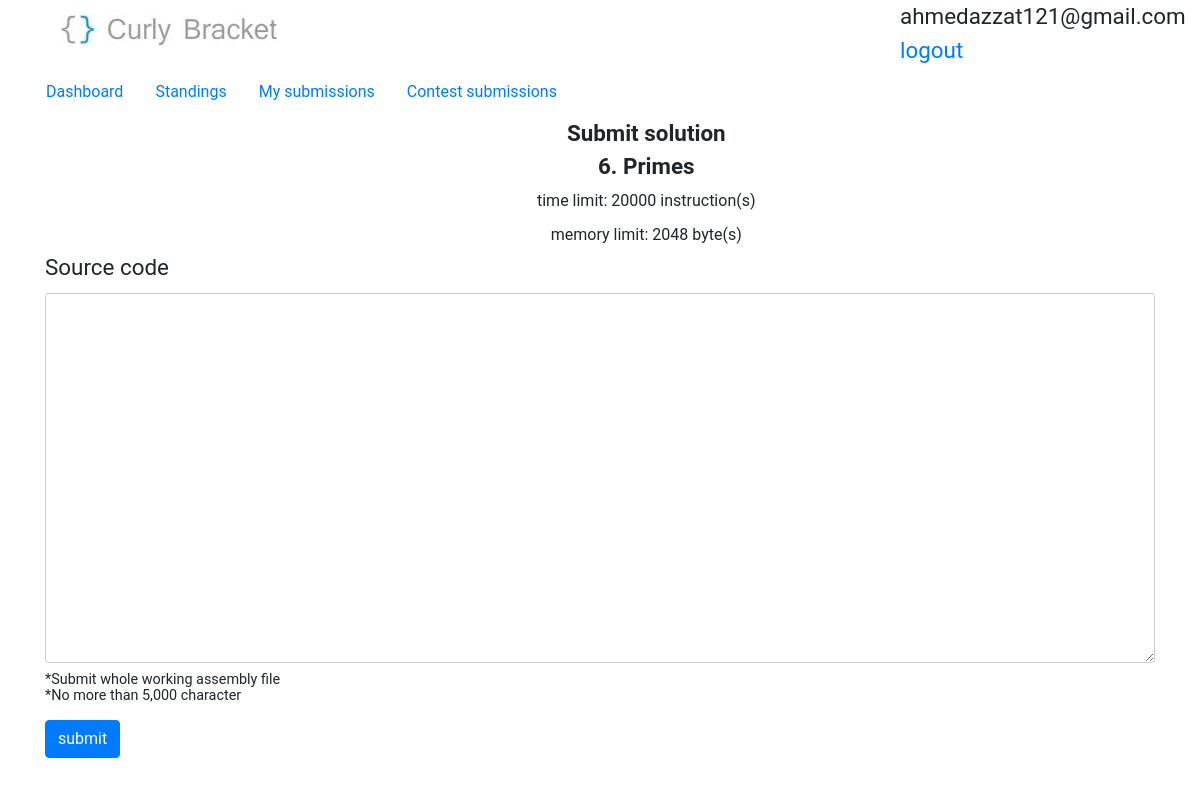
The app's page /contest/3/problem/6/submit (signed in) with its own data.
### BracketsOJ/models.py (models this page shows, shortened)
class problem(models.Model):
    title = models.CharField(max_length=50)
    time_limit = models.IntegerField(default=100)
    memory_limit = models.IntegerField(default=64)
    statement = models.CharField(max_length=1500)
    input_section = models.CharField(max_length=500)
    output_section = models.CharField(max_length=500)
    samples = models.IntegerField(default=1)
    notes = models.CharField(max_length=200, blank=True, null=True)
    added = models.DateField(auto_now_add=True, blank=True)
    contest = models.ForeignKey(contest, on_delete=models.SET_NULL, null=True, blank=True)
    checker = models.CharField(max_length=50, default='ecmp')

### BracketsOJ/views.py (the view)
# urls.py: path('problem/<int:problem_id>/submit', views.submitView, name='submit'),
def submitView(request, problem_id=None, contest_id=None):
    if not request.user.is_authenticated:
        return redirect('%s?next=%s' % (settings.LOGIN_URL, request.path))
    if problem_id is not None:
        current_problem = get_object_or_404(problem, id=problem_id)
        if contest_id is not None and current_problem.contest_id != contest_id:
            raise SuspiciousOperation()
    else:
        current_problem = {'id': 0, 'title': 'Custom test', 'time_limit': 100, 'memory_limit': 64}
    if request.method == 'POST':
        return postSubmitView(request, current_problem)
    return getSubmitView(request, current_problem)

### BracketsOJ/views.py (called while the page is built)
def getSubmitView(request, current_problem):
    context = {'problem': current_problem}
    try:
        return render(request, 'submit.html', context)
    except:
        raise SuspiciousOperation()

### templates/submit.html (shortened to what this page needs)
{% extends "base.html" %}
{% block content %}
        {% if problem is not None %}
            <div>
                <nav class="row nav problem-text">
                    {% if problem.contest is not none %}<a class="nav-link" href="/contest/{{ problem.contest_id }}">Dashboard</a>{% endif %}
                    {% if problem.contest is not none %}<a class="nav-link" href="/contest/{{ problem.contest_id }}/scoreboard">Standings</a>{% endif %}
                    {% if problem.contest is not none %}<a class="nav-link" href="/contest/{{ problem.contest.id }}/user/{{ user.id }}/submissions">My submissions</a>{% endif %}
                    {% if problem.contest is not none %}<a class="nav-link" href="/contest/{{ problem.contest_id }}/submissions">Contest submissions</a>{% endif %}
                </nav>
            </div>
        {% endif %}
        <div class="mx-auto" style="text-align: center">
            <div class="offset-5 col-3"><b>Submit solution</b></div>
            <div class="offset-5 col-3"><b>{{ problem.id }}. {{ problem.title }}</b></div>
            <div class="offset-5 col-3 problem-text">time limit: {{ problem.time_limit }} instruction(s)</div>
            <div class="offset-5 col-3 problem-text">memory limit: {{ problem.memory_limit }} byte(s)</div>
        </div>
        <form method="post" action="">{% csrf_token %}
            <div>
                <div>
                    <label class="t-0" for="source">Source code</label>
                </div>
                <div>
                    <textarea id="source" name="source" class="w-100" required maxlength="5000" rows="20"></textarea>
                    <p class="notes m-0">*Submit whole working assembly file</p>
                    <p class="notes">*No more than 5,000 character</p>
                </div>
            </div>
            <div class="mx-auto">
                <input type="submit" value="submit" class="btn btn-primary">
            </div>
        </form>
{% endblock content %}

### templates/base.html (shortened to what this page needs)
<!DOCTYPE html>
<html lang="en">
    <head>
        <link rel="stylesheet" href="https://necolas.github.io/normalize.css/7.0.0/normalize.css">
        <link rel="stylesheet" href="https://maxcdn.bootstrapcdn.com/bootstrap/4.0.0-alpha.6/css/bootstrap.min.css">
    </head>
    <body class="container">
        {% load static %}
        <div class="row">
            <a class="col-3" href="{% url 'contests' %}"><img src="{% static 'img/logo.jpg' %}"/></a>
            <div class="offset-6 col-3">
                {% if user.is_authenticated %}{{ user.username }} <a  href="{% url 'logout' %}">logout</a>{% endif %}
            </div>
        </div>
        {% block content %}
        {% endblock content %}
    </body>
</html>

### templates/base.html (style rules this page uses)
body { line-height: 1.5em; font-size: 1.4rem; font-family: "Roboto", "Lucida Grande", Verdana, Arial, sans-serif; padding-bottom: 47px; }
.problem-text { font-size: 1rem; }

### templates/submit.html (style rules this page uses)
.notes { font-size: 0.9rem; line-height: 1.1em; }
#source { font-family: "Helvetica Neue", Helvetica, Arial, sans-serif; font-size: 13px; font-weight: normal; border: 1px solid #ccc; -webkit-border-radius: 3px; -moz-border-radius: 3px; border-radius: 3px; line-height: 18px; padding: 4px; }

### records on screen
problem: id "6", title "Primes", time_limit "20000", memory_limit "2048"

### other values on screen
{{ user.username }} "ahmedazzat121@gmail.com"
